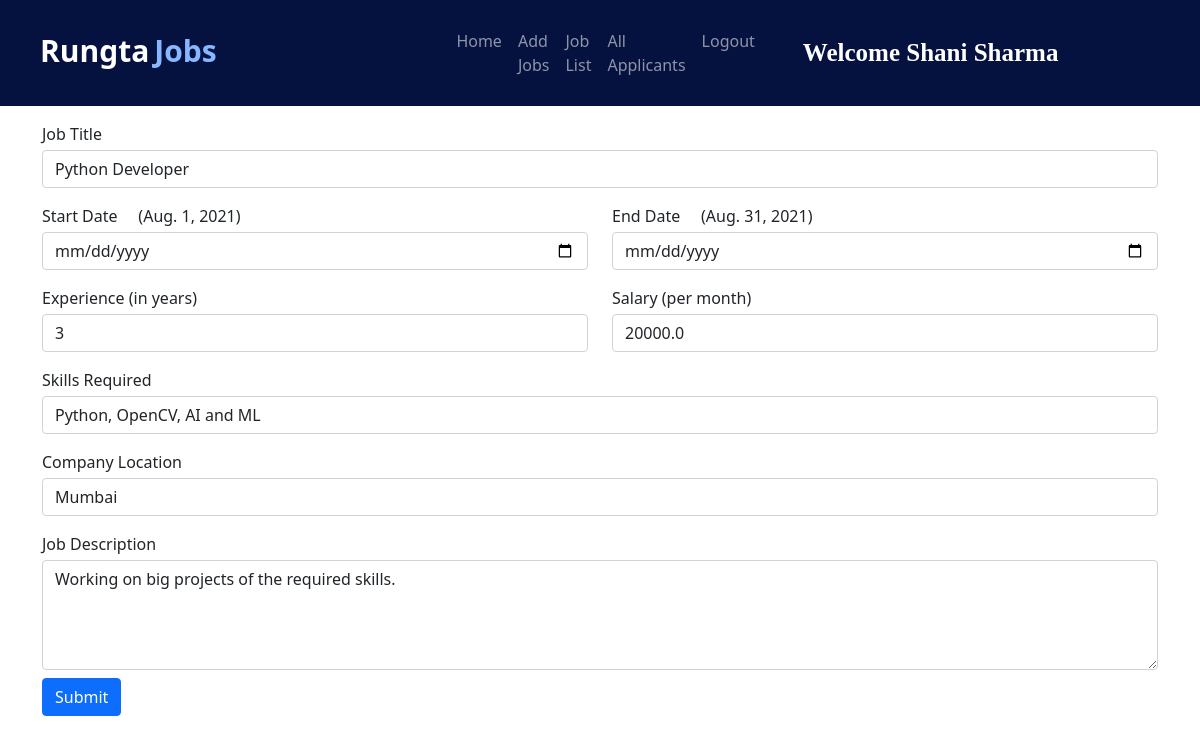
Screenshot of /edit_job/4/ (signed in) with the database file from the repository.
### jobs/models.py (models this page shows, shortened)
class Job(models.Model):
    company = models.ForeignKey(Company, on_delete=models.CASCADE)
    start_date = models.DateField()
    end_date = models.DateField()
    title = models.CharField(max_length=200)
    salary = models.FloatField()
    image = models.ImageField(upload_to="")
    description = models.TextField(max_length=400)
    experience = models.CharField(max_length=100)
    location = models.CharField(max_length=100)
    skills = models.CharField(max_length=200)
    creation_date = models.DateField()

### jobs/views.py (the view, shortened to what this page needs)
# urls.py: path("edit_job/<int:myid>/", views.edit_job, name="edit_job"),
def edit_job(request, myid):
    if not request.user.is_authenticated:
        return redirect("/company_login")
    job = Job.objects.get(id=myid)
    return render(request, "edit_job.html", {'job':job})

### jobs/templates/edit_job.html (shortened to what this page needs)
{% extends 'company_navbar.html' %}
{% block body %}
<form class="container mt-3" method="POST" enctype="multipart/form-data">
    <div class="row">
        <div class="form-group col-md-12">
            <label>Job Title</label>
            <input type="text" class="form-control mt-1" name="job_title" id="job_title" value="{{job.title}}" required>
        </div>
    </div>
    <div class="row mt-3">
        <div class="form-group col-md-6">
            <label>Start Date</label>&nbsp;&nbsp;&nbsp;&nbsp;&nbsp;({{job.start_date}})
            <input type="date" class="form-control mt-1" name="start_date" id="start_date">
        </div>
        <div class="form-group col-md-6">
            <label>End Date</label>&nbsp;&nbsp;&nbsp;&nbsp;&nbsp;({{job.end_date}})
            <input type="date" class="form-control mt-1" name="end_date" id="end_date">
        </div>
    </div>
    <div class="row mt-3">
        <div class="form-group col-md-6">
            <label>Experience (in years)</label>
            <input type="text" class="form-control mt-1" name="experience" id="experience" value="{{job.experience}}" required>
        </div>
        <div class="form-group col-md-6">
            <label>Salary (per month)</label>
            <input type="tel" class="form-control mt-1" name="salary" id="salary" value="{{job.salary}}" required>
        </div>
    </div>
    <div class="row mt-3">
        <div class="form-group col-md-12">
            <label>Skills Required</label>
            <input type="text" class="form-control mt-1" name="skills" id="skills" value="{{job.skills}}" required>
        </div>
        </div>
    <div class="row mt-3">
        <div class="form-group col-md-12">
            <label>Company Location</label>
            <input type="text" class="form-control mt-1" name="location" id="location" value="{{job.location}}" required>
        </div>
    </div>
    <div class="row mt-3">
        <div class="form-group col-md-12">
            <label>Job Description</label>
            <textarea name="description" id="description" class="form-control mt-1" cols="30" rows="4" required>{{job.description}}</textarea>
        </div>
    </div>
<input type="submit" value="Submit" class="btn btn-primary mt-2">
</form>
{% endblock %}

### jobs/templates/company_navbar.html (shortened to what this page needs)
<!doctype html>
<html lang="en">
<head>
  <link href="https://cdn.jsdelivr.net/npm/bootstrap@5.0.2/dist/css/bootstrap.min.css" rel="stylesheet"
>
  <link rel="stylesheet" href="https://cdnjs.cloudflare.com/ajax/libs/font-awesome/5.15.3/css/all.min.css">
</head>
<body>
  <nav class="navbar navbar-expand-lg navbar-dark sticky-top">
    <a class="navbar-brand" href="/"><span class="head1">Rungta</span><span class="head2">Jobs</span></a>
    <div class="container w-50">
      <div class="collapse navbar-collapse" id="navbarSupportedContent">
        <ul class="navbar-nav me-auto mb-2 mb-lg-0">
          <li class="nav-item">
            <a class="nav-link {% block home %}{% endblock %}" aria-current="page" href="/company_homepage/">Home</a>
          </li>
          <li class="nav-item">
            <a class="nav-link {% block add_job %} {% endblock %}" aria-current="page" href="/add_job/">Add Jobs</a>
          </li>
          <li class="nav-item">
            <a class="nav-link {% block job_list %}{% endblock %}" href="/job_list/">Job List</a>
          </li>
          <li class="nav-item">
            <a class="nav-link {% block all_applicants %}{% endblock %}" href="/all_applicants/">All Applicants</a>
          </li>
          <li class="nav-item">
            <a class="nav-link" href="/logout/">Logout</a>
          </li>
        </ul>
        <a class="navbar-brand name" style="font-weight: bold; font-family: 'Times New Roman', Times, serif;"
          href="#">Welcome {{request.user.get_full_name}}</a>
      </div>
    </div>
  </nav>
  {% block body %}
  {% endblock %}
</body>
</html>

### jobs/templates/company_navbar.html (style rules this page uses)
.navbar { background-color: #05123F; }
.head1 { color: white; font-weight: bold; height: 50px; }
.head2 { color: #89b7ff; font-weight: bold; }
.navbar-brand { padding:20px 40px; font-size:30px; display:flex; gap:5px; }
.name { text-transform:capitalize; font-size:25px; }

### rows the page displays
Job: job_title "Python Developer", start_date "Aug. 1, 2021", end_date "Aug. 31, 2021", experience "3", salary "20000.0", skills "Python, OpenCV, AI and ML", location "Mumbai", description "Working on big projects of the required skills."

### other values shown
{{ request.user.get_full_name }} "Shani Sharma"
